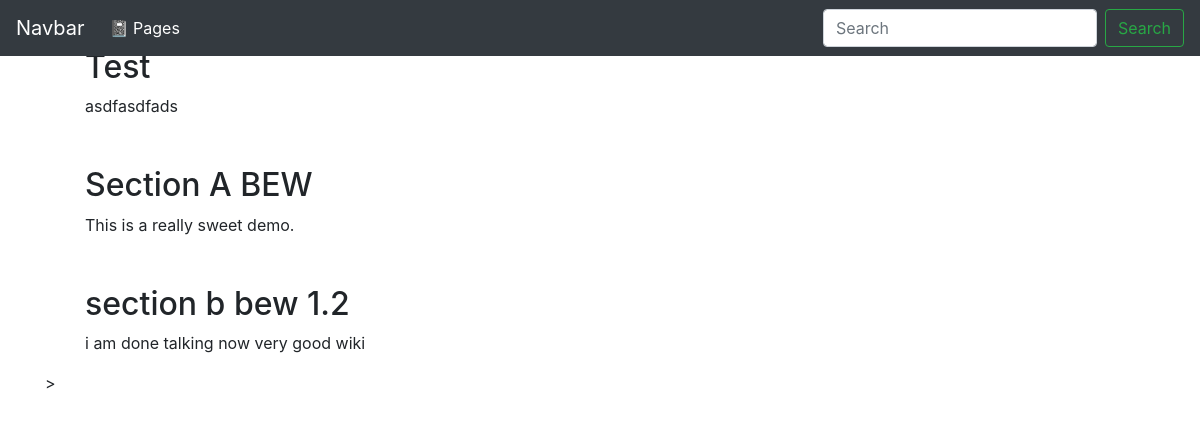
The app's page /wiki/, older data.
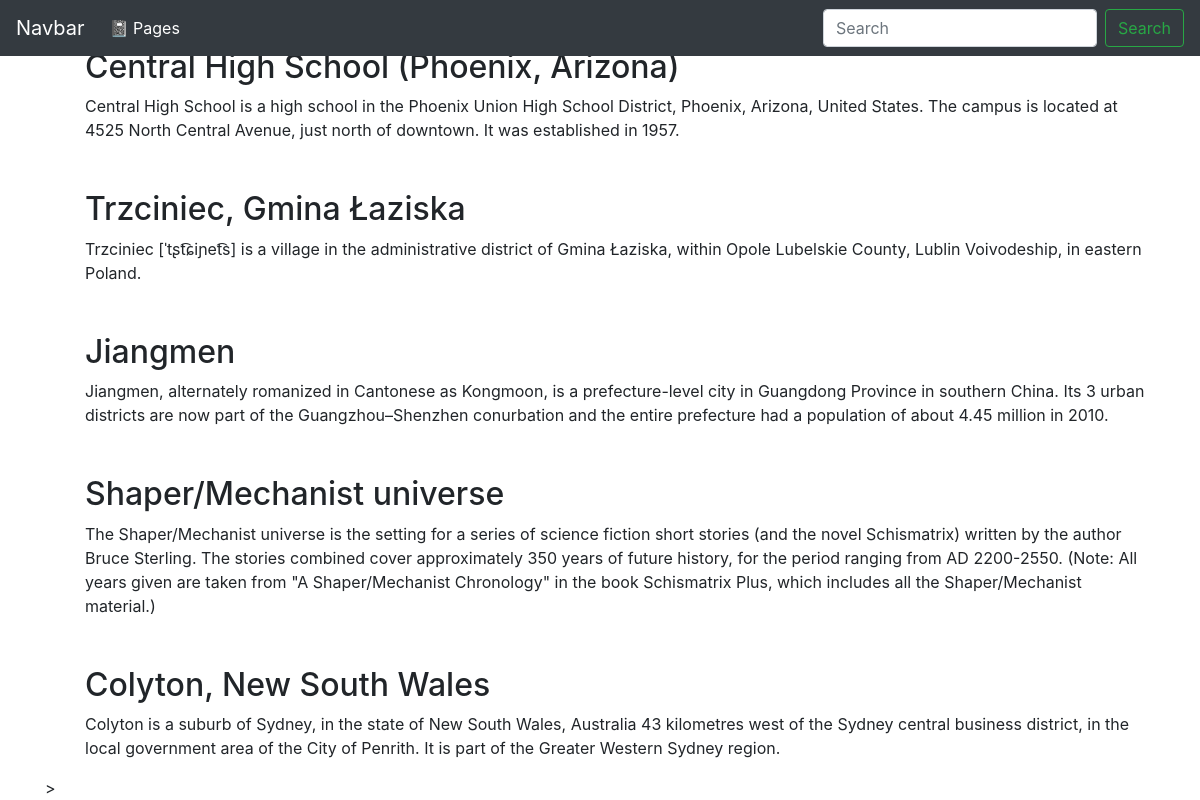
The same page, newer data.
### wiki/views.py (the view)
# urls.py: path('', views.PageList.as_view(), name='wiki-list-page'),
class PageList(ListView):
    template_name = 'wiki/index.html'
    context_object_name = 'latest_page_list'
    model = Page
    def get(self, request):
        pages = self.get_queryset().all()
        return render(request, self.template_name, {
          'latest_page_list': pages
        })

### wiki/templates/wiki/index.html
{% extends 'base.html' %}
{% block content %}
{% if latest_page_list %}
    <ul>
        {% for page in latest_page_list %}
            <div class="mt-5">
                <h2>{{ page.title }}</h2>
                <p>{{ page.content }}</p>
            </div>
        {% endfor %}
    </ul>
{% else %}
    <p>No pages are available.</p>
{% endif %}
{% endblock %}

### makewiki/templates/base.html (shortened to what this page needs)
<!doctype html>
<html lang="en">
  <head>
    <link rel="stylesheet" href="https://stackpath.bootstrapcdn.com/bootstrap/4.3.1/css/bootstrap.min.css">
  </head>
  <body>
    <nav class="navbar navbar-expand-md navbar-dark bg-dark fixed-top">
      <a class="navbar-brand" href="#">Navbar</a>
      <div class="collapse navbar-collapse" id="navbarsExampleDefault">
        <ul class="navbar-nav mr-auto">
          <li class="nav-item active">
            <a class="nav-link" href="{% url 'wiki-list-page' %}">📓 Pages <span class="sr-only">(current)</span></a>
          </li>
        </ul>
        <form class="form-inline my-2 my-lg-0">
          <input class="form-control mr-sm-2" type="text" placeholder="Search" aria-label="Search">
          <button class="btn btn-outline-success my-2 my-sm-0" type="submit">Search</button>
        </form>
      </div>
    </nav>
    <main role="main" class="container">
        {% block content %}{% endblock %}>
    </main>
  </body>

Row changes from the older to the newer data that the page shows:
removed Page: title "Test", content "asdfasdfads"
removed Page: title "Section A BEW", content "This is a really sweet demo."
removed Page: title "section b bew 1.2", content "i am done talking now very good wiki"
added Page: title "Central High School (Phoenix, Arizona)", content "Central High School is a high school in the Phoenix Union High School District, Phoenix, Arizona, United States. The campus is located at 4525 North Central Avenue, just north of downtown. It was established in 1957."
added Page: title "Trzciniec, Gmina Łaziska", content "Trzciniec [ˈtʂt͡ɕiɲet͡s] is a village in the administrative district of Gmina Łaziska, within Opole Lubelskie County, Lublin Voivodeship, in eastern Poland."
added Page: title "Jiangmen", content "Jiangmen, alternately romanized in Cantonese as Kongmoon, is a prefecture-level city in Guangdong Province in southern China. Its 3 urban districts are now part of the Guangzhou–Shenzhen conurbation and the entire prefecture had a population of about 4.45 million in 2010."
added Page: title "Shaper/Mechanist universe", content "The Shaper/Mechanist universe is the setting for a series of science fiction short stories (and the novel Schismatrix) written by the author Bruce Sterling. The stories combined cover approximately 350 years of future history, for the period ranging from AD 2200-2550. (Note: All years given are taken from \"A Shaper/Mechanist Chronology\" in the book Schismatrix Plus, which includes all the Shaper/Mechanist material.)"
added Page: title "Colyton, New South Wales", content "Colyton is a suburb of Sydney, in the state of New South Wales, Australia 43 kilometres west of the Sydney central business district, in the local government area of the City of Penrith. It is part of the Greater Western Sydney region."
